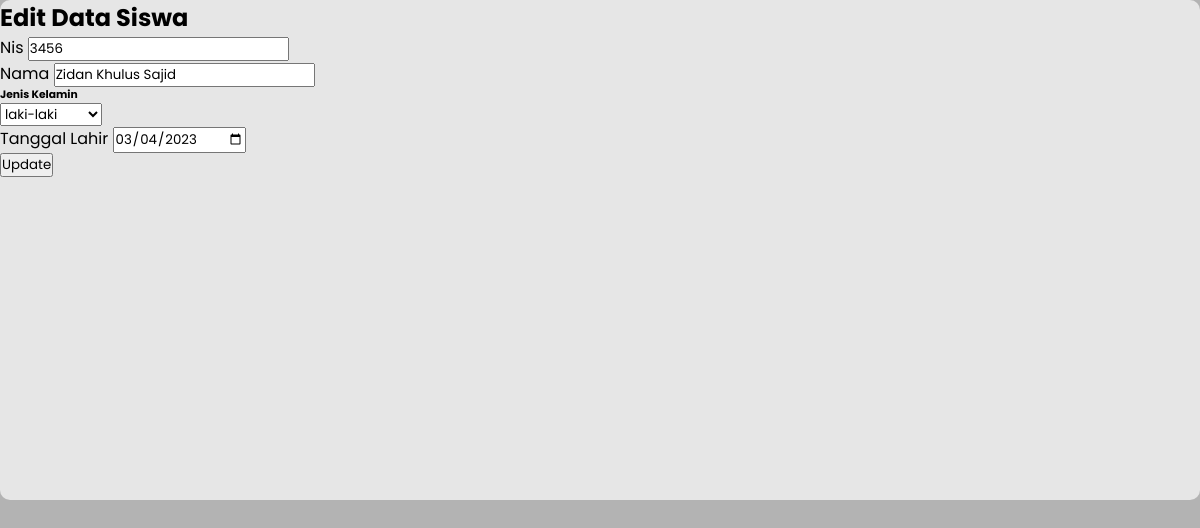
Before: /admin/edit.php?nis=3456 with the older database file.
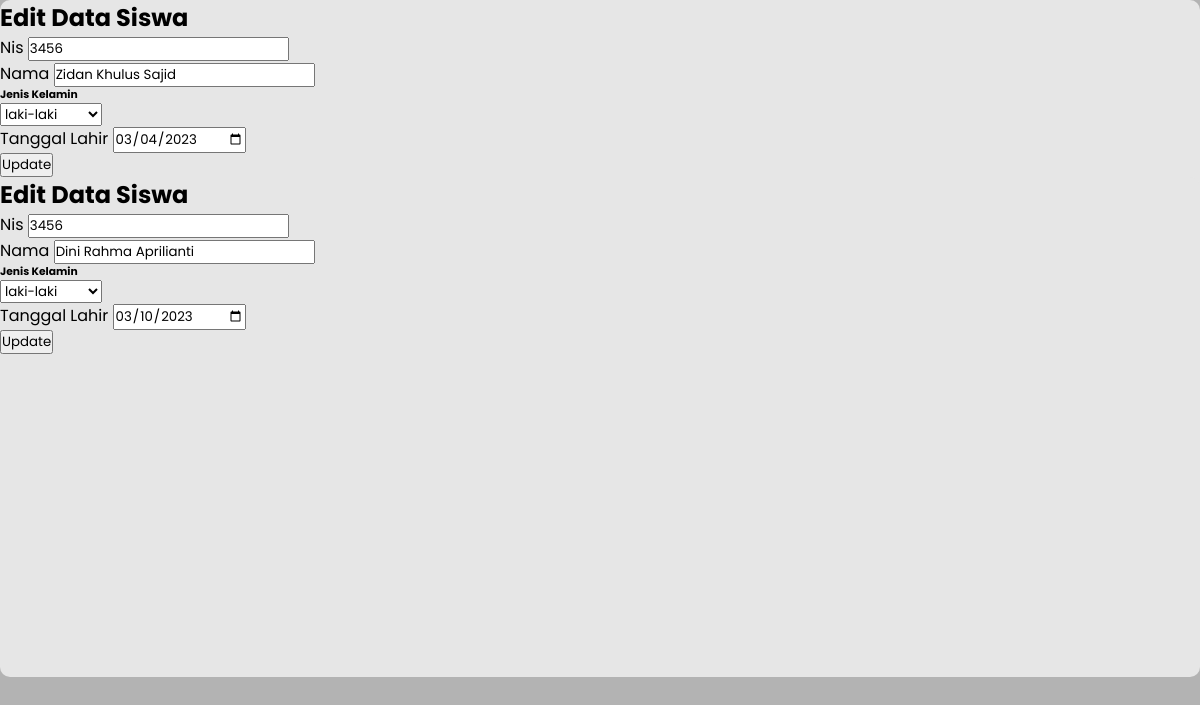
After: the same page with the newer database file.
### tables this page shows
CREATE TABLE `siswa` (
  `id` int(11) NOT NULL,
  `nis` varchar(11) NOT NULL,
  `nama` varchar(45) NOT NULL,
  `jenis_kelamin` enum('Laki-laki','Perempuan') NOT NULL,
  `tanggal_lahir` date NOT NULL
);

### admin/edit.php (the view, shortened to what this page needs)
<?php
include "../koneksi.php";
$nis = $_GET['nis'];
$edit = $conn->query("SELECT * FROM siswa WHERE nis='$nis'");
?>
<?php
while ($data = mysqli_fetch_array($edit)) {
?>
<link rel="stylesheet" href="../patch/style.css">
    <div class="edit">
        <h2 class="text-center py-2">Edit Data Siswa</h2>
        <form action="" method="post">
        <section class="base mb-4 mx-5">
            <div class="my-3 ">
                <label class="fs-6">Nis</label>
                <input type="text" class="form-control" name="nis"  value="<?php echo $data['nis'];?>">
            </div>
            <div class="my-3">
                <label class="fs-6">Nama</label>
                <input type="text" class="form-control" name="nama"  value="<?php echo $data['nama'];?>">
            </div>
            <div class="mb-2">
            <h6 class="form-label">Jenis Kelamin</h6>
            <select class="form-select" name="jenis_kelamin" aria-label="Default select example">
            <option value="laki-laki">laki-laki</option>
            </select>
        </div>
            <div class="my-3">
                <label class="fs-6">Tanggal Lahir</label>
                <input type="date" class="form-control" name="tanggal_lahir"  value="<?php echo $data['tanggal_lahir'];?>">
            </div>
            <div class=" py-3">
                <button type="submit" name="edit" class="btn btn-success btn-lg">Update</button>
            </div>
        </section>
<?php
}
?>
    </form>
</div>
<?php
include "../footer.php";
?>

Changed rows visible on the page:
added siswa: nis "3456", nama "Dini Rahma Aprilianti", tanggal_lahir "03/10/2023"
